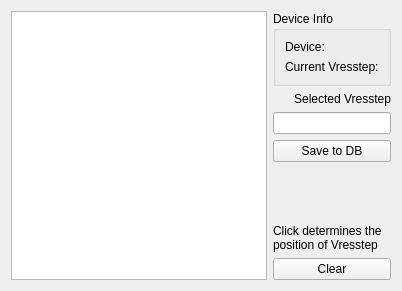
        <widget class="QWidget" name="fix_LC">
         <attribute name="title">
          <string>Fix LC</string>
         </attribute>
         <layout class="QGridLayout" name="gridLayout_16">
          <item row="0" column="0">
           <widget class="PlotWidget" name="graphicsView_LC"/>
          </item>
          <item row="0" column="1">
           <layout class="QVBoxLayout" name="verticalLayout_10">
            <item>
             <widget class="QGroupBox" name="groupBox_6">
              <property name="title">
               <string>Device Info</string>
              </property>
              <layout class="QVBoxLayout" name="verticalLayout_11">
               <item>
                <widget class="QLabel" name="device_SQ">
                 <property name="text">
                  <string>Device:</string>
                 </property>
                </widget>
               </item>
               <item>
                <widget class="QLabel" name="current_Vresstep">
                 <property name="text">
                  <string>Current Vresstep:</string>
                 </property>
                </widget>
               </item>
              </layout>
             </widget>
            </item>
            <item>
             <widget class="QLabel" name="label_39">
              <property name="text">
               <string>Selected Vresstep</string>
              </property>
              <property name="alignment">
               <set>Qt::AlignRight|Qt::AlignTrailing|Qt::AlignVCenter</set>
              </property>
             </widget>
            </item>
            <item>
             <widget class="QLineEdit" name="LcEdit">
              <property name="sizePolicy">
               <sizepolicy hsizetype="Minimum" vsizetype="Fixed">
                <horstretch>0</horstretch>
                <verstretch>0</verstretch>
               </sizepolicy>
              </property>
              <property name="text">
               <string/>
              </property>
              <property name="readOnly">
               <bool>true</bool>
              </property>
             </widget>
            </item>
            <item>
             <widget class="QPushButton" name="saveLCButton">
              <property name="enabled">
               <bool>true</bool>
              </property>
              <property name="text">
               <string>Save to DB</string>
              </property>
              <property name="checkable">
               <bool>false</bool>
              </property>
             </widget>
            </item>
            <item>
             <spacer name="verticalSpacer_5">
              <property name="orientation">
               <enum>Qt::Vertical</enum>
              </property>
              <property name="sizeHint" stdset="0">
               <size>
                <width>20</width>
                <height>40</height>
               </size>
              </property>
             </spacer>
            </item>
            <item>
             <widget class="QLabel" name="label_61">
              <property name="sizePolicy">
               <sizepolicy hsizetype="Minimum" vsizetype="Minimum">
                <horstretch>0</horstretch>
                <verstretch>0</verstretch>
               </sizepolicy>
              </property>
              <property name="minimumSize">
               <size>
                <width>20</width>
                <height>0</height>
               </size>
              </property>
              <property name="text">
               <string>Click determines the position of Vresstep</string>
              </property>
              <property name="wordWrap">
               <bool>true</bool>
              </property>
             </widget>
            </item>
            <item>
             <widget class="QPushButton" name="clearLCButton">
              <property name="text">
               <string>Clear</string>
              </property>
             </widget>
            </item>
           </layout>
          </item>
         </layout>
        </widget>
